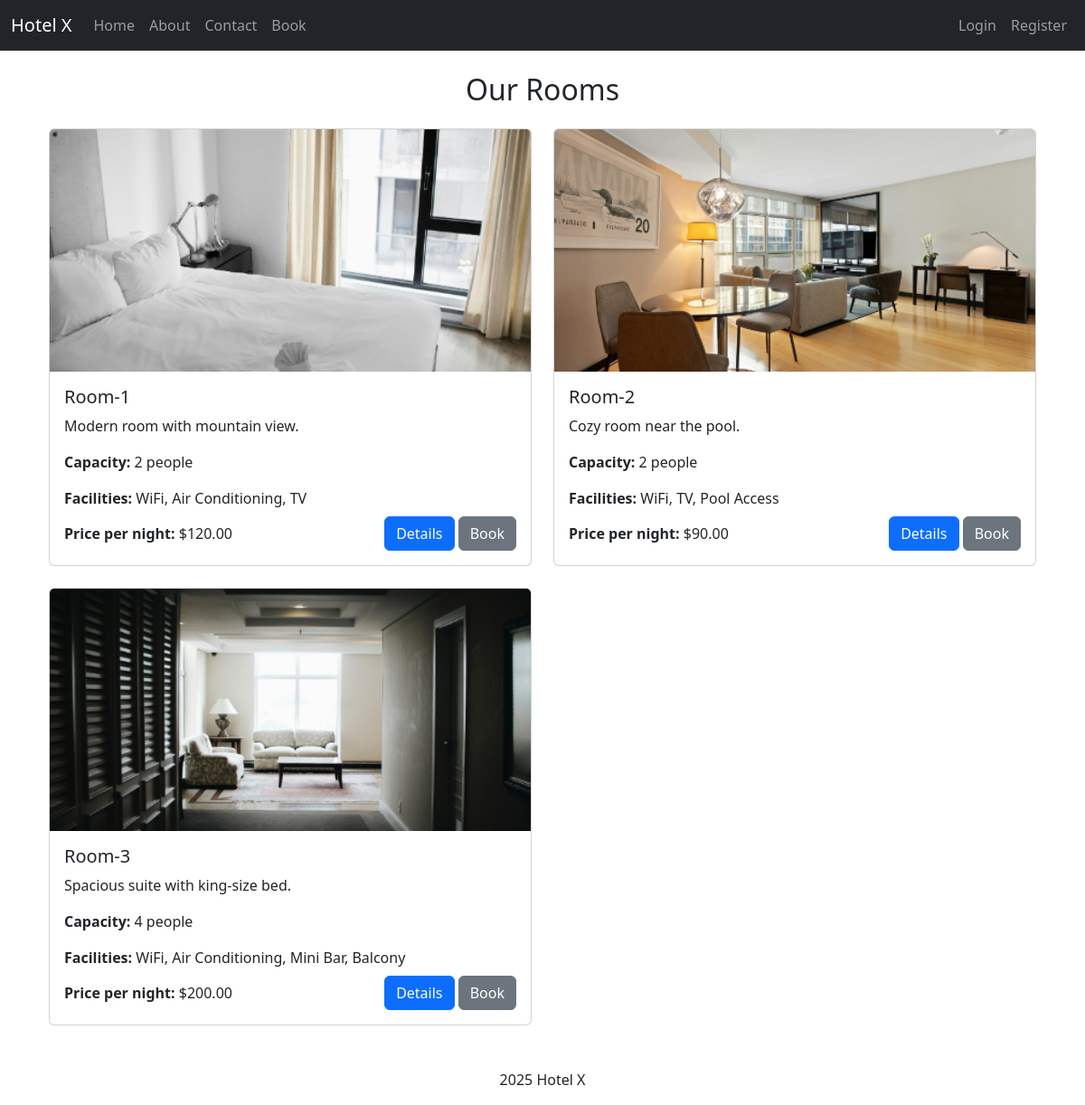
The page / on the database its author committed.
### tables this page shows
CREATE TABLE rooms (
    id INT AUTO_INCREMENT PRIMARY KEY,
    name VARCHAR(100) NOT NULL,
    description TEXT NOT NULL,
    image_url VARCHAR(255) NOT NULL,
    images JSON DEFAULT NULL,
    price_per_night DECIMAL(10, 2) NOT NULL,
    capacity INT NOT NULL,
    floor INT NOT NULL,
    popular TINYINT(1) DEFAULT 0,
    available_rooms INT NOT NULL DEFAULT 0,
    created_at TIMESTAMP DEFAULT CURRENT_TIMESTAMP
);

### routes/web.php (called while the page is built)
<?php
$routes = [
    '/' => 'HomeController@index',
    '/about' => 'AboutController@about',
    '/contact' => 'ContactController@contact',
    '/contact/submit' => 'ContactController@submit',
    '/account' => 'AccountController@index',
    '/account/cancel' => 'AccountController@cancelBooking',
    '/account/pdf' => 'PdfController@generateReceipt',
    '/404' => 'ErrorController@notFound',
    '/register' => 'UserController@register',
    '/login' => 'UserController@login',
    '/logout' => 'UserController@logout',
    '/verify' => 'UserController@verify',
    '/admin' => 'AdminController@index',
    '/admin/bookings' => 'AdminController@bookings',
    '/admin/cancel' => 'AdminController@cancelBooking',
    '/room' => 'RoomController@details',
    '/room/create' => 'RoomController@create',
    '/room/edit' => 'RoomController@edit',
    '/rooms/available' => 'RoomController@getAvailableRooms',
    '/booking/steps' => 'BookingController@steps',
    '/book' => 'BookingController@book',
    '/api/rooms/available' => 'ApiController@getAvailableRooms',
    '/api/addons' => 'ApiController@getAddons',
    '/api/room' => 'ApiController@getRoomById',
    '/api/book' => 'BookingController@finalizeBooking',
];
return $routes;

### app/controllers/HomeController.php (called while the page is built, shortened)
<?php
class HomeController
{
    public function index()
    {
        $rooms = Room::getAllRooms();
        require __DIR__ . '/../views/layout.php';
    }
}

### app/models/Room.php (called while the page is built, shortened)
<?php
class Room
{
    public static function getAllRooms()
    {
        $db = Database::getInstance()->getConnection();
        $stmt = $db->query("
            SELECT rooms.*, GROUP_CONCAT(facilities.name SEPARATOR ', ') AS facilities
            FROM rooms
            LEFT JOIN room_facilities ON rooms.id = room_facilities.room_id
            LEFT JOIN facilities ON room_facilities.facility_id = facilities.id
            GROUP BY rooms.id
        ");
        return $stmt->fetchAll(PDO::FETCH_ASSOC);
    }
}
?>

### app/views/home.php (the view, shortened to what this page needs)
<div class="container-md mt-4">
    <h2 class="text-center mb-4">Our Rooms</h2>
    <div class="row">
        <?php foreach ($rooms as $room): ?>
            <div class="col-md-6 mb-4">
                <div class="card">
                    <img src="<?php echo htmlspecialchars($room['image_url'] ?? ''); ?>" class="card-img-top" alt="<?php echo htmlspecialchars($room['name']); ?>" style="height: 268px; object-fit: cover;">
                    <div class="card-body">
                        <h5 class="card-title"><?php echo htmlspecialchars($room['name']); ?></h5>
                        <p class="card-text"><?php echo htmlspecialchars($room['description']); ?></p>
                        <p class="card-text"><strong>Capacity:</strong> <?php echo htmlspecialchars($room['capacity']); ?> people</p>
                        <p class="my-2"><strong>Facilities:</strong> <?php echo isset($room['facilities']) ? htmlspecialchars($room['facilities']) : 'N/A'; ?></p>
                        <div class="d-flex justify-content-between align-items-center">
                            <p class="card-text m-0"><strong>Price per night:</strong> $<?php echo htmlspecialchars($room['price_per_night'] ?? 'N/A'); ?></p>
                            <div>
                                <a href="/room?id=<?php echo $room['id']; ?>" class="btn btn-primary">Details</a>
                                <a href="#" class="btn btn-secondary">Book</a>
                            </div>
                        </div>
                    </div>
                </div>
            </div>
        <?php endforeach; ?>
    </div>
</div>

### public/index.php (shortened to what this page needs)
<?php
$routes = require_once __DIR__ . '/../routes/web.php';
$requestUri = parse_url($_SERVER['REQUEST_URI'], PHP_URL_PATH);
if (array_key_exists($requestUri, $routes)) {
    $action = explode('@', $routes[$requestUri]);
    $method = $action[1];
    (new $controller)->$method();
} else {
    http_response_code(404);
    $action = explode('@', $routes['/404']);
    $controller = 'app\\controllers\\' . $action[0];
    $method = $action[1];
    (new $controller)->$method();
}
?>

### app/views/layout.php (shortened to what this page needs)
<!DOCTYPE html>
<html lang="en">
<head>
    <link href="https://cdn.jsdelivr.net/npm/bootstrap@5.3.3/dist/css/bootstrap.min.css" rel="stylesheet">
</head>
<body>
    <nav class="navbar navbar-expand-lg navbar-dark bg-dark">
        <div class="container-fluid">
            <a class="navbar-brand" href="/">Hotel X</a>
            <div class="collapse navbar-collapse" id="navbarNav">
                <ul class="navbar-nav me-auto mb-2 mb-lg-0">
                    <li class="nav-item">
                        <a class="nav-link" href="/">Home</a>
                    </li>
                    <li class="nav-item">
                        <a class="nav-link" href="/about">About</a>
                    </li>
                    <li class="nav-item">
                        <a class="nav-link" href="/contact">Contact</a>
                    </li>
                    <li class="nav-item">
                        <a class="nav-link" href="/book">Book</a>
                    </li>
                </ul>
                <ul class="navbar-nav">
                    <?php if (isset($_SESSION['user'])): ?>
                        <li class="nav-item">
                            <a class="nav-link" href="/account">My Account</a>
                        </li>
                        <li class="nav-item">
                            <a class="nav-link" href="/logout">Logout</a>
                        </li>
                        <?php if (isset($_SESSION['user']['role']) && $_SESSION['user']['role'] === 'admin'): ?>
                            <li class="nav-item">
                                <a class="nav-link" href="/admin">Admin</a>
                            </li>
                        <?php endif; ?>
                    <?php else: ?>
                        <li class="nav-item">
                            <a class="nav-link" href="/login">Login</a>
                        </li>
                        <li class="nav-item">
                            <a class="nav-link" href="/register">Register</a>
                        </li>
                    <?php endif; ?>
                </ul>
            </div>
        </div>
    </nav>
    <div class="container mt-4">
        <?php include $view; ?>
    </div>
    <footer class="text-center mt-4">
        <p><?php echo date('Y'); ?> Hotel X</p>
    </footer>
</body>
</html>

### rows shown on the page
rooms: image_url (picture), name "Room-1", description "Modern room with mountain view.", capacity "2", facilities "WiFi, Air Conditioning, TV", price_per_night "120.00"
rooms: image_url (picture), name "Room-2", description "Cozy room near the pool.", capacity "2", facilities "WiFi, TV, Pool Access", price_per_night "90.00"
rooms: image_url (picture), name "Room-3", description "Spacious suite with king-size bed.", capacity "4", facilities "WiFi, Air Conditioning, Mini Bar, Balcony", price_per_night "200.00"
